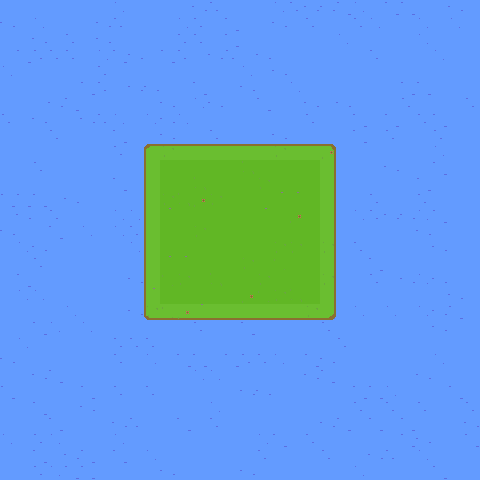

Below is a game level as drawn by its tile map, then a one-line description and the .tmx that defines it (tile-layer data replaced by summaries):
An orthogonal 30x30 tile map with 16x16 px tiles, 4 tile layers (Water, WaterTexture, Grass, GrassTexture) and 4 objects.

<map version="1.10" tiledversion="1.10.2" orientation="orthogonal" renderorder="right-down" width="30" height="30" tilewidth="16" tileheight="16" infinite="0" nextlayerid="7" nextobjectid="5">
 <tileset firstgid="1" source="MapTextureBeta2.tsx" />
 <layer id="1" name="Water" width="30" height="30">
  <data>[900 cells, 900 non-empty, 1 distinct tile ids]</data>
 </layer>
 <layer id="3" name="WaterTexture" width="30" height="30">
  <data>[900 cells, 900 non-empty, 14 distinct tile ids]</data>
 </layer>
 <layer id="4" name="Grass" width="30" height="30">
  <data>[900 cells, 132 non-empty, 9 distinct tile ids]</data>
 </layer>
 <layer id="5" name="GrassTexture" width="30" height="30">
  <data>[900 cells, 125 non-empty, 16 distinct tile ids]</data>
 </layer>
 <objectgroup id="6" name="Collision">
  <object id="1" x="144" y="128" width="192" height="16" />
  <object id="2" x="336" y="144" width="16" height="176" />
  <object id="3" x="144" y="320" width="192" height="16" />
  <object id="4" x="128" y="144" width="16" height="176" />
 </objectgroup>
</map>
